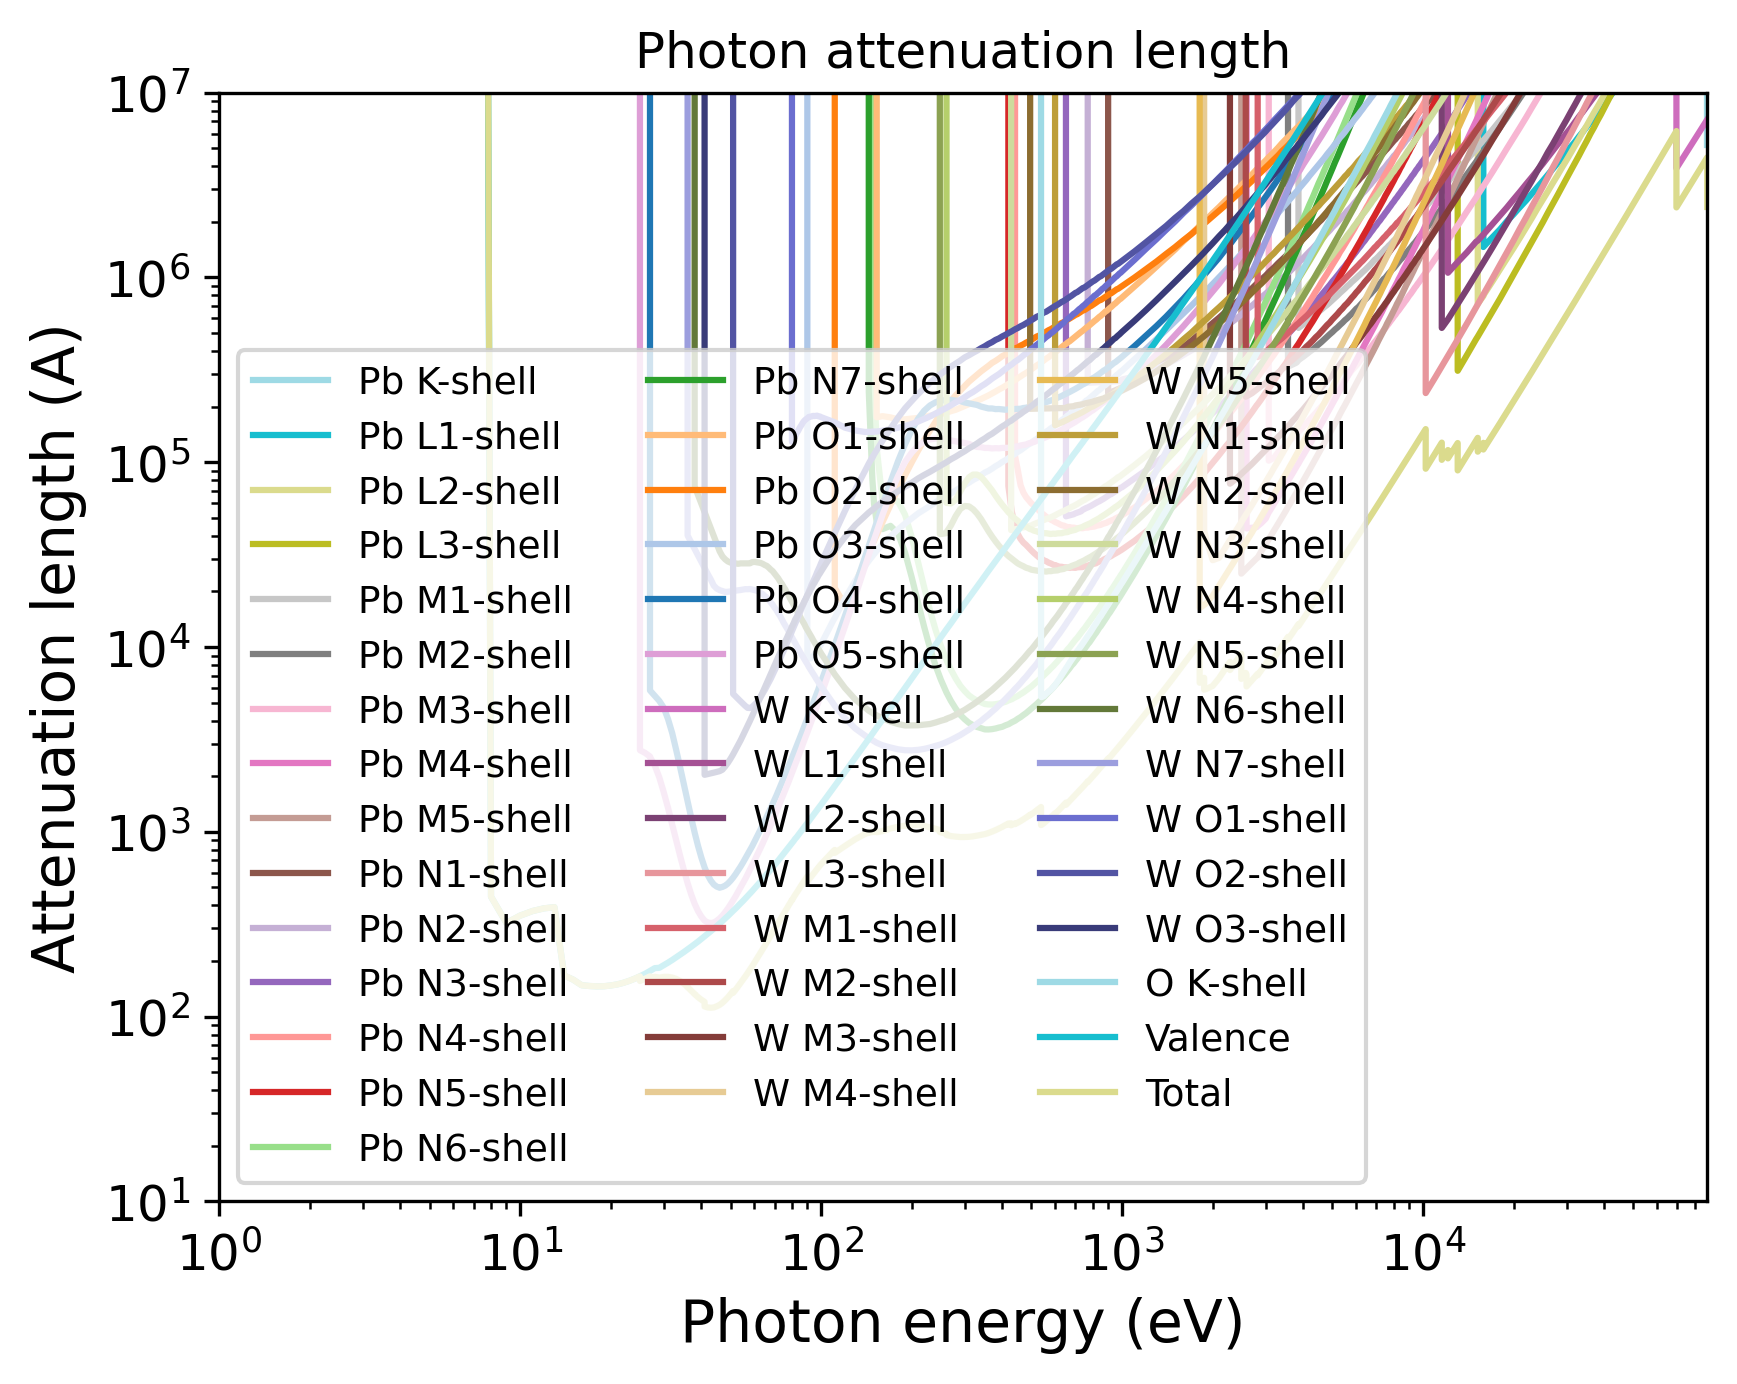

Source code (Python):
import pandas as pd
import numpy as np
import matplotlib.pyplot as plt
import matplotlib.cm as cm
# Set the format:
plt.xlabel("Photon energy (eV)", fontsize=14)
plt.ylabel("Attenuation length (A)", fontsize=14)
plt.xticks(fontsize=12)
plt.yticks(fontsize=12)
plt.grid(False)
# Set the axes:
# Read the output file:
df = pd.read_csv(r"OUTPUT_PbWO4_Photon_IMFP.dat", sep=r'\s+', header=None, comment="#", skipinitialspace=True)
plt.xscale("log")
plt.yscale("log")
# Prepare the plot:
columns_to_plot = [ 1, 2, 3, 4, 5, 6, 7, 8, 9, 10, 11, 12, 13, 14, 15, 16, 17, 18, 19, 20, 21, 22, 23, 24, 25, 26, 27, 28, 29, 30, 31, 32, 33, 34, 35, 36, 37, 38, 39, 40, 41, 42, 43]
labels = [ "Pb K-shell", "Pb L1-shell", "Pb L2-shell", "Pb L3-shell", "Pb M1-shell", "Pb M2-shell", "Pb M3-shell", "Pb M4-shell", "Pb M5-shell", "Pb N1-shell", "Pb N2-shell", "Pb N3-shell", "Pb N4-shell", "Pb N5-shell", "Pb N6-shell", "Pb N7-shell", "Pb O1-shell", "Pb O2-shell", "Pb O3-shell", "Pb O4-shell", "Pb O5-shell", "W K-shell", "W L1-shell", "W L2-shell", "W L3-shell", "W M1-shell", "W M2-shell", "W M3-shell", "W M4-shell", "W M5-shell", "W N1-shell", "W N2-shell", "W N3-shell", "W N4-shell", "W N5-shell", "W N6-shell", "W N7-shell", "W O1-shell", "W O2-shell", "W O3-shell", "O K-shell", "Valence", "Total"]
# Create N distinct colors from a colormap
N = len(columns_to_plot)
colors = np.vstack([plt.cm.tab20(np.linspace(1, 0, 20)), plt.cm.tab20b(np.linspace(1, 0, 20))])
# Set line styles:
linestyles = [ "-", "-", "-", "-", "-", "-", "-", "-", "-", "-", "-", "-", "-", "-", "-", "-", "-", "-", "-", "-", "-", "-", "-", "-", "-", "-", "-", "-", "-", "-", "-", "-", "-", "-", "-", "-", "-", "-", "-", "-", "-", "-", "-"]
for i, col in enumerate(columns_to_plot):
    color = colors[i % len(colors)]
    ls    = linestyles[i % len(linestyles)]
    label = labels[i % len(labels)]
    plt.plot(df.iloc[:, 0], df.iloc[:, col],
    color=color,
    label=label,
    linestyle=ls)
plt.xlim(1.00000000,88011.00100000)
plt.ylim(10.00000000,10000000.00000000)
plt.title("Photon attenuation length")
plt.legend(loc="best", fontsize=9, ncol=3)
# Save the plot in this format:
plt.savefig("OUTPUT_MFP_photon.png", dpi=300, bbox_inches="tight")
